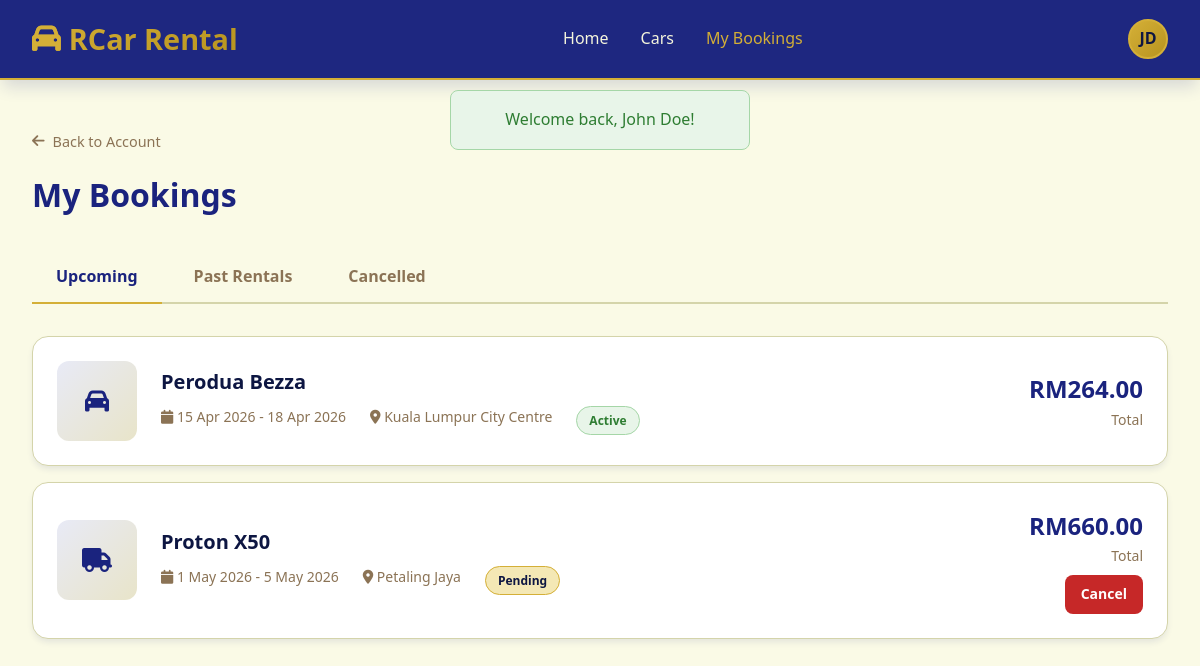
The app's page /pages/bookings.php (signed in) with its own data.
### tables this page shows
CREATE TABLE IF NOT EXISTS bookings (
    id VARCHAR(20) PRIMARY KEY,
    user_id INT NOT NULL,
    car_id INT NOT NULL,
    rental_type ENUM('hourly', 'daily') DEFAULT 'daily',
    hours INT DEFAULT NULL,
    pickup_date DATE NOT NULL,
    return_date DATE NOT NULL,
    pickup_time TIME DEFAULT NULL,
    return_time TIME DEFAULT NULL,
    location VARCHAR(100) NOT NULL,
    status ENUM('pending', 'active', 'completed', 'cancelled') DEFAULT 'pending',
    total_amount DECIMAL(10,2) NOT NULL,
    insurance BOOLEAN DEFAULT FALSE,
    gps BOOLEAN DEFAULT FALSE,
    child_seat BOOLEAN DEFAULT FALSE,
    touch_n_go BOOLEAN DEFAULT FALSE,
    created_at TIMESTAMP DEFAULT CURRENT_TIMESTAMP,
    updated_at TIMESTAMP DEFAULT CURRENT_TIMESTAMP ON UPDATE CURRENT_TIMESTAMP,
    FOREIGN KEY (user_id) REFERENCES users(id) ON DELETE CASCADE,
    FOREIGN KEY (car_id) REFERENCES cars(id) ON DELETE CASCADE
);

CREATE TABLE IF NOT EXISTS cars (
    id INT AUTO_INCREMENT PRIMARY KEY,
    brand VARCHAR(50) NOT NULL,
    model VARCHAR(50) NOT NULL,
    type ENUM('sedan', 'suv', 'luxury', 'electric', 'hatchback', 'mpv') NOT NULL,
    price_per_day DECIMAL(10,2) NOT NULL,
    price_per_hour DECIMAL(10,2) DEFAULT NULL,
    year INT NOT NULL,
    seats INT NOT NULL DEFAULT 5,
    features TEXT,
    image VARCHAR(50) DEFAULT 'fa-car',
    image_exterior VARCHAR(255) DEFAULT NULL,
    image_interior VARCHAR(255) DEFAULT NULL,
    available BOOLEAN DEFAULT TRUE,
    created_at TIMESTAMP DEFAULT CURRENT_TIMESTAMP,
    updated_at TIMESTAMP DEFAULT CURRENT_TIMESTAMP ON UPDATE CURRENT_TIMESTAMP
);

### pages/bookings.php (the view, shortened to what this page needs)
<?php
require_once 'includes/header.php';
$conn = getDBConnection();
$userId = $_SESSION['user_id'];
$tab = isset($_GET['tab']) ? sanitize($_GET['tab']) : 'upcoming';
$query = "SELECT b.*, c.brand, c.model, c.year, c.type, c.image, c.image_exterior, c.image_interior
          FROM bookings b
          JOIN cars c ON b.car_id = c.id
          WHERE b.user_id = ?";
$types = 'i';
$params = [$userId];
if ($tab == 'upcoming') {
    $query .= " AND b.status IN ('pending', 'active')";
} elseif ($tab == 'past') {
    $query .= " AND b.status = 'completed'";
} elseif ($tab == 'cancelled') {
    $query .= " AND b.status = 'cancelled'";
}
$query .= " ORDER BY b.created_at DESC";
$stmt = $conn->prepare($query);
$stmt->bind_param($types, ...$params);
$stmt->execute();
$bookings = $stmt->get_result();
?>
<div class="page active" id="page-bookings">
    <section class="section">
        <a href="index.php?page=account" class="back-link"><i class="fas fa-arrow-left"></i> Back to Account</a>
        <div class="section-header">
            <h2 class="section-title">My Bookings</h2>
        </div>
        <div class="tabs">
            <a href="index.php?page=bookings&tab=upcoming" class="tab <?php echo $tab == 'upcoming' ? 'active' : ''; ?>">Upcoming</a>
            <a href="index.php?page=bookings&tab=past" class="tab <?php echo $tab == 'past' ? 'active' : ''; ?>">Past Rentals</a>
            <a href="index.php?page=bookings&tab=cancelled" class="tab <?php echo $tab == 'cancelled' ? 'active' : ''; ?>">Cancelled</a>
        </div>
        <div id="bookingsList">
            <?php if ($bookings->num_rows > 0): ?>
                <?php while ($booking = $bookings->fetch_assoc()): ?>
                <div class="booking-card">
                    <div class="booking-icon" style="overflow:hidden;padding:0;width:80px;height:80px;border-radius:0.75rem">
                        <?php if (!empty($booking['image_exterior'])): ?>
                            <img src="<?php echo $booking['image_exterior']; ?>" alt="<?php echo $booking['brand'] . ' ' . $booking['model']; ?>" style="width:100%;height:100%;object-fit:cover;">
                        <?php else: ?>
                            <i class="fas <?php echo getCarIcon($booking['type']); ?>" style="font-size:1.5rem"></i>
                        <?php endif; ?>
                    </div>
                    <div class="booking-details">
                        <h3><?php echo $booking['brand'] . ' ' . $booking['model']; ?></h3>
                        <div class="booking-meta">
                            <span>
                                <i class="fas <?php echo $booking['rental_type'] == 'hourly' ? 'fa-clock' : 'fa-calendar'; ?>"></i>
                                <?php
                                if ($booking['rental_type'] == 'hourly' && $booking['hours']) {
                                    echo formatDate($booking['pickup_date']) . ' • ' . $booking['hours'] . ' hours';
                                } else {
                                    echo formatDate($booking['pickup_date']) . ' - ' . formatDate($booking['return_date']);
                                }
                                ?>
                            </span>
                            <span><i class="fas fa-map-marker-alt"></i> <?php echo getLocationName($booking['location']); ?></span>
                            <?php echo getStatusBadge($booking['status']); ?>
                        </div>
                    </div>
                    <div class="booking-price">
                        <div class="price"><?php echo formatCurrency($booking['total_amount']); ?></div>
                        <div style="font-size:0.875rem;color:var(--secondary)">Total</div>
                        <?php if ($booking['status'] == 'pending'): ?>
                        <a href="index.php?page=cancel-booking&id=<?php echo $booking['id']; ?>" class="btn btn-sm btn-danger" style="margin-top:0.5rem" onclick="return confirm('Are you sure you want to cancel this booking?')">Cancel</a>
                        <?php endif; ?>
                    </div>
                </div>
                <?php endwhile; ?>
            <?php endif; ?>
        </div>
    </section>
</div>
<?php require_once 'includes/footer.php'; ?>

### includes/functions.php (shortened to what this page needs)
<?php
function formatDate($dateStr) {
    $date = new DateTime($dateStr);
    return $date->format('j M Y');
}
function formatCurrency($amount) {
    return 'RM' . number_format($amount, 2);
}
function getStatusBadge($status) {
    $classes = [
        'pending' => 'status-pending',
        'active' => 'status-active',
        'completed' => 'status-completed',
        'cancelled' => 'status-cancelled'
    ];
    $class = $classes[$status] ?? 'status-pending';
    return '<span class="status-badge ' . $class . '">' . ucfirst($status) . '</span>';
}
function getLocationName($location) {
    $locations = [
        'kuala-lumpur' => 'Kuala Lumpur City Centre',
        'kl-sentral' => 'KL Sentral',
        'klia' => 'KLIA Airport',
        'klia2' => 'KLIA2 Airport',
        'petaling-jaya' => 'Petaling Jaya',
        'shah-alam' => 'Shah Alam',
        'subang-jaya' => 'Subang Jaya',
        'johor-bahru' => 'Johor Bahru',
        'penang' => 'Penang',
        'ipoh' => 'Ipoh',
        'kota-kinabalu' => 'Kota Kinabalu',
        'kuching' => 'Kuching',
        'malacca' => 'Malacca'
    ];
    return $locations[$location] ?? $location;
}
function getCarIcon($type) {
    $icons = [
        'sedan' => 'fa-car',
        'suv' => 'fa-truck',
        'luxury' => 'fa-car-side',
        'electric' => 'fa-bolt',
        'hatchback' => 'fa-car',
        'mpv' => 'fa-shuttle-van'
    ];
    return $icons[$type] ?? 'fa-car';
}
?>

### css/style.css (style rules this page uses)
:root { --navy-primary: #1a237e; --navy-dark: #0d1642; --navy-light: #3949ab; --navy-lighter: #e8eaf6; --beige-primary: #f5f5dc; --beige-dark: #d4d4aa; --beige-light: #fafae6; --beige-warm: #e8e4c9; --gold-primary: #d4af37; --gold-dark: #b8941f; --gold-light: #e8c547; --gold-pale: #f4e8b5; --primary: var(--navy-primary); --primary-dark: var(--navy-dark); --primary-light: var(--navy-light); --secondary: #8b7355; --success: #2e7d32; --warning: #f9a825; --danger: #c62828; --dark: var(--navy-dark); --light: var(--beige-light); --white: #ffffff; --gradient-primary: linear-gradient(135deg, var(--navy-primary) 0%, var(--navy-dark) 100%); --gradient-gold: linear-gradient(135deg, var(--gold-primary) 0%, var(--gold-dark) 100%); --gradient-navy-gold: linear-gradient(135deg, var(--navy-primary) 0%, var(--gold-dark) 100%); --shadow-sm: 0 1px 2px 0 rgba(26, 35, 126, 0.05); --shadow: 0 4px 6px -1px rgba(26, 35, 126, 0.1); --shadow-lg: 0 10px 15px -3px rgba(26, 35, 126, 0.15); --shadow-xl: 0 20px 25px -5px rgba(26, 35, 126, 0.2); --shadow-gold: 0 4px 15px rgba(212, 175, 55, 0.3); }
* { margin: 0; padding: 0; box-sizing: border-box; }
body { font-family: 'Segoe UI', system-ui, -apple-system, sans-serif; background: var(--beige-light); color: var(--navy-dark); line-height: 1.6; overflow-x: hidden; }
.page { display: none; animation: fadeIn 0.5s ease; }
.page.active { display: block; }
.btn { padding: 0.75rem 1.5rem; border: none; border-radius: 0.5rem; font-weight: 600; cursor: pointer; transition: all 0.3s ease; display: inline-flex; align-items: center; gap: 0.5rem; font-size: 0.95rem; text-decoration: none; }
.btn-danger { background: var(--danger); color: var(--white); }
.btn-sm { padding: 0.5rem 1rem; font-size: 0.875rem; }
.tabs { display: flex; gap: 0.5rem; margin-bottom: 2rem; border-bottom: 2px solid var(--beige-dark); }
.tab { padding: 0.75rem 1.5rem; cursor: pointer; border-bottom: 2px solid transparent; margin-bottom: -2px; font-weight: 600; color: var(--secondary); transition: all 0.3s; text-decoration: none; }
.tab.active { color: var(--navy-primary); border-color: var(--gold-primary); }
.status-badge { padding: 0.25rem 0.75rem; border-radius: 2rem; font-size: 0.75rem; font-weight: 600; display: inline-block; }
.status-pending { background: var(--gold-pale); color: var(--navy-dark); border: 1px solid var(--gold-primary); }
.status-active { background: #e8f5e9; color: var(--success); border: 1px solid #a5d6a7; }
.section { max-width: 1400px; margin: 0 auto; padding: 3rem 2rem; }
.section-header { display: flex; justify-content: space-between; align-items: center; margin-bottom: 2rem; }
.section-title { font-size: 2rem; font-weight: 700; color: var(--navy-primary); }
.booking-card { background: var(--white); border-radius: 1rem; padding: 1.5rem; box-shadow: var(--shadow); margin-bottom: 1rem; display: grid; grid-template-columns: auto 1fr auto; gap: 1.5rem; align-items: center; transition: all 0.3s; border: 1px solid var(--beige-dark); }
.booking-icon { width: 80px; height: 80px; background: linear-gradient(135deg, var(--navy-lighter) 0%, var(--beige-warm) 100%); border-radius: 1rem; display: flex; align-items: center; justify-content: center; font-size: 2rem; color: var(--navy-primary); }
.booking-details h3 { font-size: 1.25rem; font-weight: 700; margin-bottom: 0.25rem; color: var(--navy-dark); }
.booking-meta { display: flex; gap: 1.5rem; color: var(--secondary); font-size: 0.875rem; margin-top: 0.5rem; }
.booking-price { text-align: right; }
.booking-price .price { font-size: 1.5rem; font-weight: 800; color: var(--navy-primary); }
.back-link { display: inline-flex; align-items: center; gap: 0.5rem; color: var(--secondary); text-decoration: none; font-size: 0.9rem; font-weight: 500; margin-bottom: 1rem; transition: color 0.3s; }

### records on screen
bookings: car.brand "Perodua", car.model "Bezza", pickup_date "15 Apr 2026", return_date "18 Apr 2026", location "Kuala Lumpur City Centre", status "Active", total_amount "RM264.00"
bookings: car.brand "Proton", car.model "X50", pickup_date "1 May 2026", return_date "5 May 2026", location "Petaling Jaya", status "Pending", total_amount "RM660.00"

### other values on screen
getInitials($_SESSION['user_name'] ?? 'User') "JD"
$flash['message'] "Welcome back, John Doe!"
